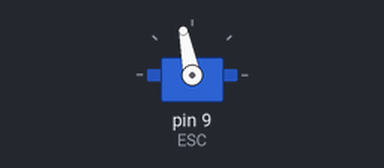
The sketch below on a simulated Arduino Uno, built with avr-gcc and run on an emulated ATmega328P. On the bench: servo. What the sketch prints to the serial monitor is not drawn.

Above: at 1.1 s.
Timing chart, 0 to 2.6 s (numbered marks = the images above):
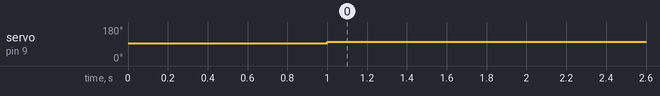

The sketch:

test_bldc_0.ino
```cpp
/*
        Arduino Brushless Motor Control
     by Dejan, https://howtomechatronics.com
*/
#include <Servo.h>
#define HM_MIN_PULSE_WIDTH_CW 1517 // microseconds
#define HM_MAX_PULSE_WIDTH_CW 1555 // microseconds

#define HM_MIN_PULSE_WIDTH_CCW 1402 // microseconds
#define HM_MAX_PULSE_WIDTH_CCW 1363 // microseconds

#define HM_MAX_CCW_SPEED 1363 // microseconds
#define HM_MIN_CCW_SPEED 1402 // microseconds

#define HM_MAX_CW_SPEED 1555 // microseconds
#define HM_MIN_CW_SPEED 1517 // microseconds


/*
clockwise @ 93
counter clockwise @ 70
*/
Servo ESC;     // create servo object to control the ESC
int potValue;  // value from the analog pin
void setup() {
  Serial.begin(115200);
  // Attach the ESC on pin 9
  //ESC.attach(9,1000,2000); // (pin, min pulse width, max pulse width in microseconds)
  ESC.attach(9,1300,1600); // (pin, min pulse width, max pulse width in microseconds)
//MAX CCW @ 83
// STOP (87-93) [1421-1498]
//MAX CW @ 100

  //ESC.attach(9);
    ESC.write(93);    // Send the signal to the ESC
  delay(1000);
  ESC.write(102);

}
void loop() {

  //potValue = analogRead(A0);   // reads the value of the potentiometer (value between 0 and 1023)
  //potValue = map(potValue, 0, 1023, 0, 180);   // scale it to use it with the servo library (value between 0 and 180)
  //ESC.write(87);    // Send the signal to the ESC
  //delay(10000);
  ESC.write(101);

  Serial.println(potValue);
}
```

Measured:
- by itself, servo on pin 9 (ESC): 93° → 101° at 1.0 s
